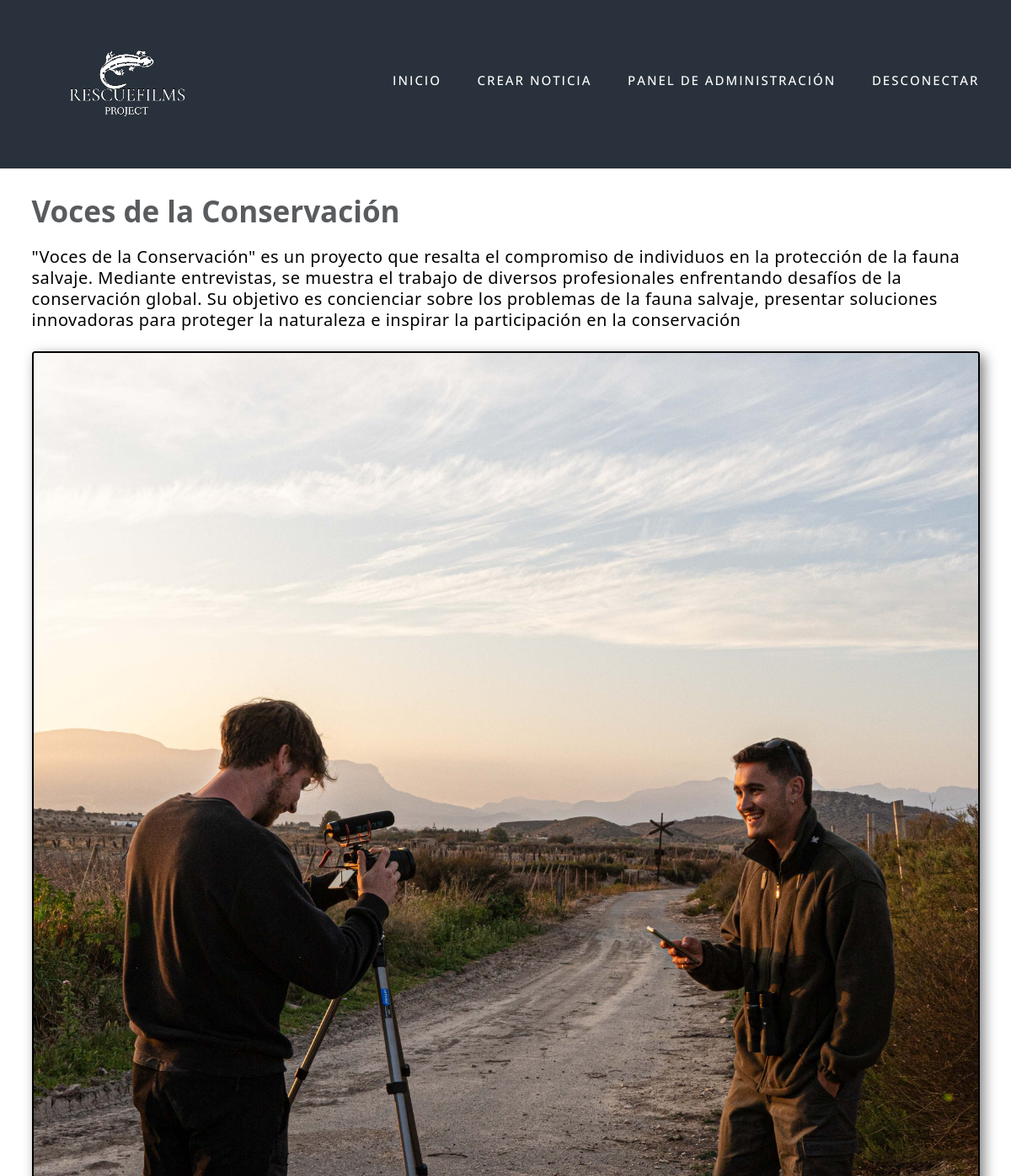
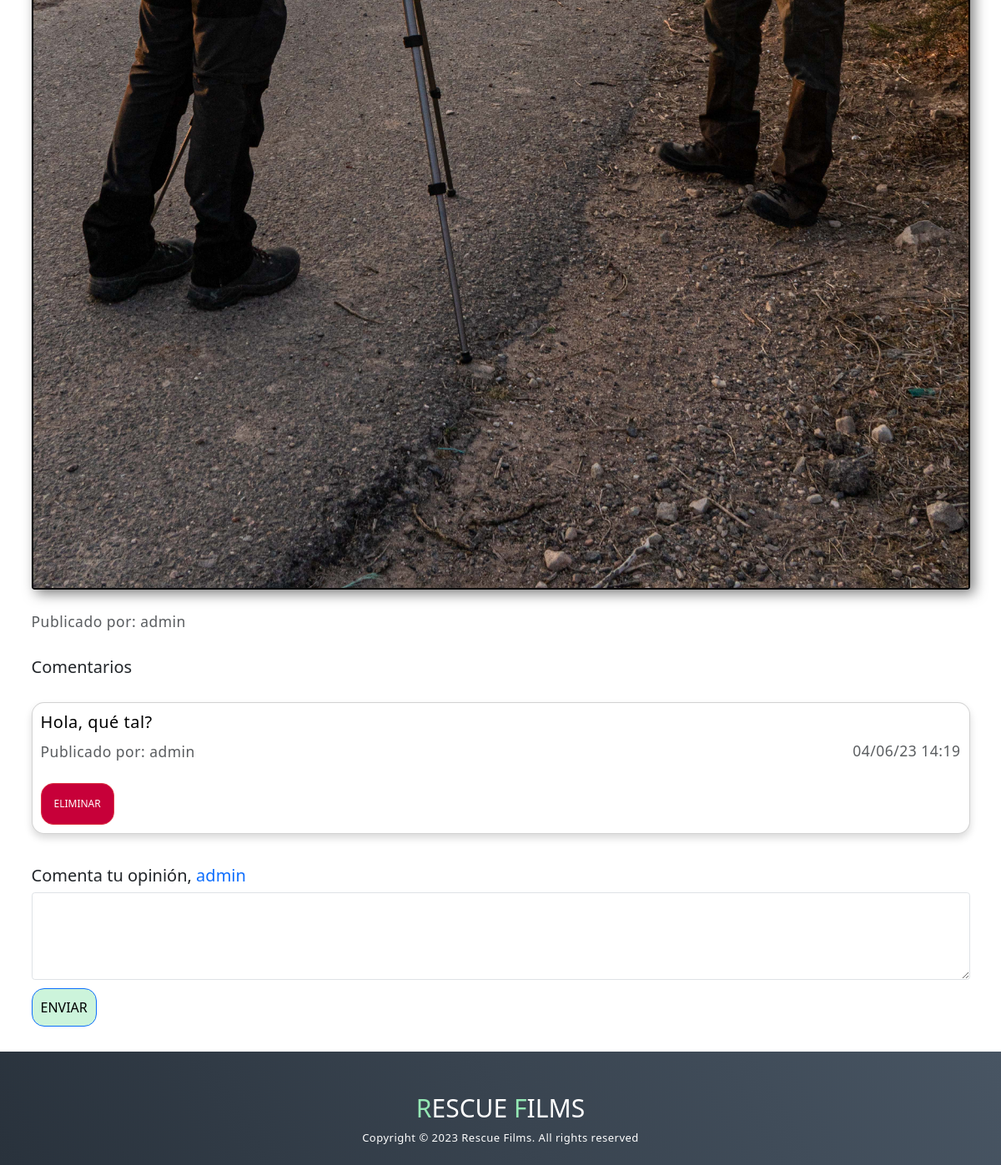
/noticia.php?id=22 (signed in), run on the app's committed database (2 pictures, top to bottom).
### tables this page shows
CREATE TABLE `noticias` (
  `id` int(11) NOT NULL,
  `encabezado` text NOT NULL,
  `cuerpo` longtext NOT NULL,
  `img` varchar(255) NOT NULL,
  `subidaPor` int(11) NOT NULL
);

CREATE TABLE `usuarios` (
  `id` int(11) NOT NULL,
  `nombre` varchar(50) NOT NULL,
  `passwd` varchar(50) NOT NULL,
  `correo` varchar(100) NOT NULL,
  `rol` int(11) NOT NULL
);

CREATE TABLE `comentarios` (
  `id` int(11) NOT NULL,
  `idNoticia` int(11) NOT NULL,
  `textoComentario` text NOT NULL,
  `fechaComentario` timestamp NOT NULL DEFAULT current_timestamp(),
  `idUsuario` int(11) DEFAULT NULL
);

### modelo/conectar.php (called while the page is built)
<?php
class Conectar{
    public static function conexion(){
        try {
            $conexion = new mysqli("bbdd.rescuefilms.com","ddb203896","Rescuefilms2023","ddb203896");
        } catch (Exception $e) {
                die("Error: ".$e ->getmessage());
        }
        return $conexion;
    }
}
?>

### modelo/noticias_modelo.php (called while the page is built, shortened)
<?php
class Noticias_modelo {
    private $db;
    public function __construct() {
        require_once("conectar.php");
        $this->db = Conectar::conexion();
    }
public function get_noticia_por_id($id) {
    $sql = "SELECT noticias.*, usuarios.nombre as nombreUsuario FROM noticias
            LEFT JOIN usuarios ON noticias.subidaPor = usuarios.id
            WHERE noticias.id = ?";
    if ($stmt = $this->db->prepare($sql)) {
        $stmt->bind_param('i', $id);
        $stmt->execute();
        $result = $stmt->get_result();
        if ($result->num_rows == 1) {
            return $result->fetch_assoc();
        }
    }
    return false;
}
}
?>

### modelo/comentarios_modelo.php (called while the page is built, shortened)
<?php
class Comentarios_modelo {
    private $db;
    public function __construct() {
        require_once("conectar.php");
        $this->db = Conectar::conexion();
    }
    public function get_comentarios($idNoticia) {
        $comentarios = array();
        $sql = "SELECT comentarios.*, usuarios.nombre as nombreUsuario FROM comentarios
                LEFT JOIN usuarios ON comentarios.idUsuario = usuarios.id
                WHERE comentarios.idNoticia = ?
                ORDER BY comentarios.fechaComentario DESC";
        if ($stmt = $this->db->prepare($sql)) {
            $stmt->bind_param('i', $idNoticia);
            $stmt->execute();
            $result = $stmt->get_result();
            while ($row = $result->fetch_assoc()) {
                $comentarios[] = $row;
            }
        }
        return $comentarios;
    }
}
?>

### noticia.php (the view, shortened to what this page needs)
<?php
require_once 'modelo/noticias_modelo.php';
require_once 'modelo/comentarios_modelo.php';
$noticiaModelo = new Noticias_modelo();
$comentarioModelo = new Comentarios_modelo();
$idNoticia = $_GET['id'];
$noticia = $noticiaModelo->get_noticia_por_id($idNoticia);
$comentarios = $comentarioModelo->get_comentarios($idNoticia);
?>
<!DOCTYPE html>
<html lang="en">
<head>
  <link href="https://cdn.jsdelivr.net/npm/bootstrap@5.3.0-alpha3/dist/css/bootstrap.min.css" rel="stylesheet"
>
  <link rel="stylesheet" href="assets/css/style.css">
</head>
<body>
  <?php
  require_once("./vista/menu_vista.php");
  ?>
  <div class="container py-5">
    <h1 class="mb 4 display-4 text-muted fw-bold">
      <?php echo $noticia['encabezado']; ?>
    </h1>
    <br>
    <p class="text-justify mb-3">
      <?php echo $noticia['cuerpo']; ?>
    </p>
    <br>
    <img src="./assets/img/<?php echo $noticia['img']; ?>" alt="<?php echo $noticia['encabezado']; ?>" class="img-fluida mb-3 rounded" alt="<?php echo $noticia['encabezado']; ?>" class="img-fluid mb-3 rounded">
    <br>
    <p class="text-muted"><small>Publicado por:
        <?php echo $noticia['nombreUsuario']; ?>
      </small></p>
    <h2 class="my-5">Comentarios</h2>
    <?php foreach ($comentarios as $comentario): ?>
      <div class="card shadow mb-4">
        <div class="card-body">
          <p class="comment-text">
            <?php echo $comentario['textoComentario']; ?>
          </p>
          <p class="text-muted">
            <small>Publicado por:
              <?php echo $comentario['nombreUsuario']; ?>
            </small>
            <small class="float-end">
              <?php echo date("d/m/y H:i", strtotime($comentario['fechaComentario'])); ?>
            </small>
          </p>
          <?php
          if (isset($_SESSION['id'])) {
            if ($_SESSION['id'] == $comentario['idUsuario']) {
              ?>
              <form id="borrar-form">
                <br>
                <button type="submit" class="btn btn-danger borrar-btn">Eliminar</button>
              </form>
              <?php
            } else if ($_SESSION['rol'] == 1) {
              ?>
                <form id="borrar-form">
                  <input type="hidden" name="id" value="<?php echo $comentario['id']; ?>">
                  <br>
                  <button type="submit" class="btn btn-danger borrar-btn">Eliminar</button>
                </form>
              <?php
            }
          }
          ?>
        </div>
      </div>
    <?php endforeach;
    if (isset($_SESSION['id'])) {
      ?>
      <form id="formularioComentario" method="POST">
        <div class="mb-3">
          <label for="textoComentario" class="form-label">Comenta tu opinión, <span class="text-primary">
              <?php echo $_SESSION['nombre']; ?>
            </span></label>
          <textarea id="textoComentario" name="textoComentario" class="form-control" required></textarea>
        </div>
        <button type="submit" class="btn btn-primary">Enviar</button>
      </form>
      <?php
    }else{
         echo '<p class="text-muted">Debes identificarte para comentar</p>';
    }
    ?>
  </div>
  <?php
  require_once("./vista/pie-pagina_vista.php");
  ?>
</body>
</html>

### assets/css/style.css (style rules this page uses)
* { padding: 0; margin: 0; box-sizing: border-box; }
html { font-size: 10px; font-family: 'Open Sans', sans-serif; scroll-behavior: smooth; }
html, body { height: 100%; margin: 0; }
.container { min-height: 100vh; width: 100%; display: flex; align-items: center; justify-content: center; }
img { height: 100%; width: 100%; object-fit: cover; }
p { color: black; font-size: 2rem; margin-top: 5px; line-height: 2.5rem; font-weight: 300; letter-spacing: 0.05rem; }
.btn { background: #CCF4DB; text-align: center; padding: 15px; border-radius: 5px; font-size: 15px; color: #000000; cursor: pointer; text-transform: uppercase; }

### noticia.php (style rules this page uses)
body>div { min-height: calc(100vh - 136px) !important; }
.card { border-radius: 15px; }
.btn-danger { border-radius: 15px; }
.btn-primary { border-radius: 15px; }
body>div { width: auto !important; display: block !important; }
body>div>h1 { margin-top: 200px; }
p { margin-top: 0px !important; }
body>div>img { width: auto !important; }
#borrar-form>button { background: #C70039 !important; font-size: 12px !important; color: #ffffff !important; }
#formularioComentario>div>label { font-size: 20px; margin-top: 20px; }
textarea#textoComentario { min-height: calc(2.5em + 1rem + calc(var(--bs-border-width) * 50)) !important; font-size: 18px; }
#formularioComentario>button { font-size: 16px; padding: 10px; }
.img-fluida { max-width: 100%; height: auto; border: 2px solid #000; border-radius: 15px; box-shadow: 5px 5px 15px rgba(0,0,0,0.5); display: block; margin-left: auto; margin-right: auto; }

### data on the page
noticias: encabezado "Voces de la Conservación", cuerpo "\"Voces de la Conservación\" es un proyecto que resalta el compromiso de individuos en la protección de la fauna salvaje. Mediante entrevistas, se muestra el trabajo de diversos profesionales enfrentando desafíos de la conservación global. Su objetivo es concienciar sobre los problemas de la fauna salvaje, presentar soluciones innovadoras para proteger la naturaleza e inspirar la participación en la conservación", img (picture), subidaPor.nombre "admin"
comentarios: textoComentario "Hola, qué tal?", idUsuario.nombre "admin", fechaComentario "04/06/23 14:19"

### other printed values
$_SESSION['nombre'] "admin"
